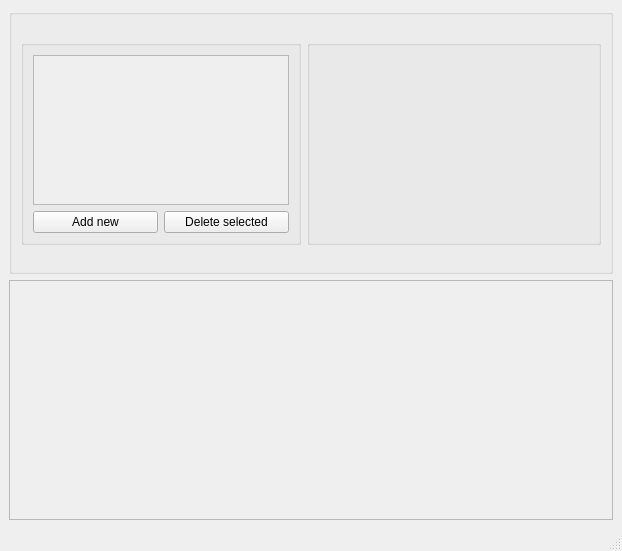
<?xml version="1.0" encoding="UTF-8"?>
<ui version="4.0">
 <class>ChartDrawerView</class>
 <widget class="QMainWindow" name="ChartDrawerView">
  <property name="geometry">
   <rect>
    <x>0</x>
    <y>0</y>
    <width>622</width>
    <height>551</height>
   </rect>
  </property>
  <property name="windowTitle">
   <string>ChartDrawer</string>
  </property>
  <widget class="QWidget" name="centralwidget">
   <layout class="QVBoxLayout" name="verticalLayout">
    <item>
     <widget class="QGroupBox" name="groupBox">
      <property name="title">
       <string/>
      </property>
      <layout class="QHBoxLayout" name="horizontalLayout">
       <item>
        <widget class="QGroupBox" name="groupBox_2">
         <property name="maximumSize">
          <size>
           <width>280</width>
           <height>205</height>
          </size>
         </property>
         <property name="title">
          <string/>
         </property>
         <layout class="QVBoxLayout" name="verticalLayout_2">
          <item>
           <widget class="QScrollArea" name="itemListScrollArea">
            <property name="horizontalScrollBarPolicy">
             <enum>Qt::ScrollBarAlwaysOff</enum>
            </property>
            <property name="widgetResizable">
             <bool>true</bool>
            </property>
            <widget class="QWidget" name="scrollAreaWidgetContents">
             <property name="geometry">
              <rect>
               <x>0</x>
               <y>0</y>
               <width>250</width>
               <height>130</height>
              </rect>
             </property>
            </widget>
           </widget>
          </item>
          <item>
           <layout class="QHBoxLayout" name="horizontalLayout_2">
            <item>
             <widget class="QPushButton" name="addNewButton">
              <property name="text">
               <string>Add new</string>
              </property>
             </widget>
            </item>
            <item>
             <widget class="QPushButton" name="deleteSelectedButton">
              <property name="text">
               <string>Delete selected</string>
              </property>
             </widget>
            </item>
           </layout>
          </item>
         </layout>
        </widget>
       </item>
       <item>
        <widget class="QGroupBox" name="groupBox_3">
         <property name="maximumSize">
          <size>
           <width>16777215</width>
           <height>205</height>
          </size>
         </property>
         <property name="title">
          <string/>
         </property>
        </widget>
       </item>
      </layout>
     </widget>
    </item>
    <item>
     <widget class="QFrame" name="frame">
      <property name="minimumSize">
       <size>
        <width>600</width>
        <height>240</height>
       </size>
      </property>
      <property name="frameShape">
       <enum>QFrame::StyledPanel</enum>
      </property>
      <property name="frameShadow">
       <enum>QFrame::Raised</enum>
      </property>
     </widget>
    </item>
   </layout>
  </widget>
  <widget class="QMenuBar" name="menubar">
   <property name="geometry">
    <rect>
     <x>0</x>
     <y>0</y>
     <width>622</width>
     <height>25</height>
    </rect>
   </property>
  </widget>
  <widget class="QStatusBar" name="statusbar"/>
 </widget>
 <resources/>
 <connections/>
</ui>
